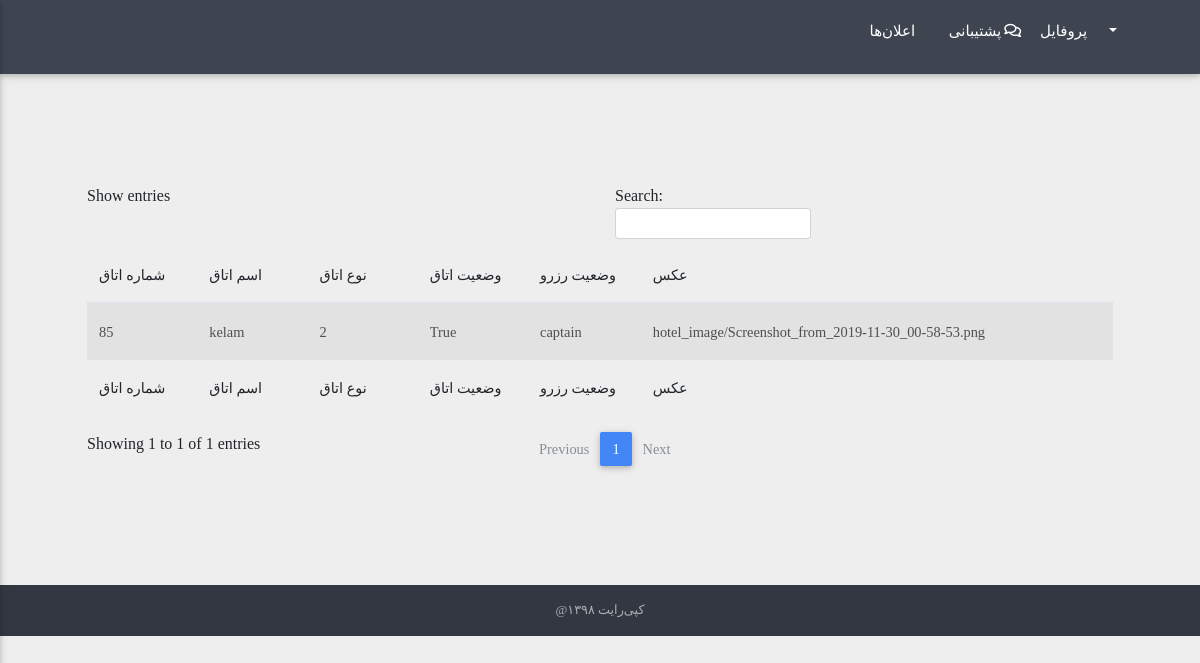
Before: /dashboard/rooms/ with the older database file.
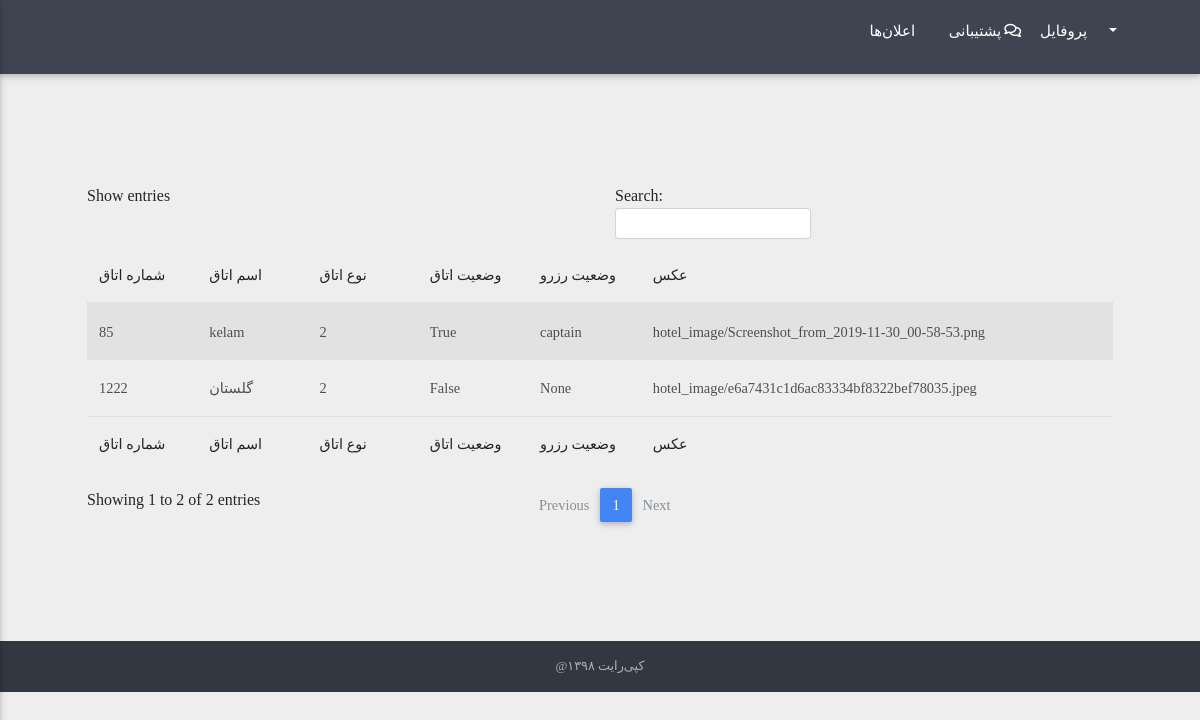
After: the same page with the newer database file.
### Room/models.py (models this page shows, shortened)
class Room(models.Model):
    room_choice = [('1','یک تخته'),('2',"دو تخته"),("3","۳ تخته"),("4","۴ تخته")]
    no = models.CharField(max_length=5)
    name = models.CharField(max_length=255)
    room_type = models.CharField(choices=room_choice,max_length=1,default=None)
    vacant = models.BooleanField(default=False)
    reserved_for_specific_user = models.OneToOneField(Users,default=None,on_delete=models.CASCADE,null=True)
    images = models.ImageField(upload_to="hotel_image/",default=None)
    default_price = models.IntegerField(default=0)

class Users(models.Model):
    user = models.OneToOneField(User,on_delete=models.CASCADE)
    phone = models.CharField(max_length=10)
    cell_phone = models.CharField(max_length=10)
    SSN = models.CharField(max_length=10)
    Address = models.TextField()
    profile = models.ImageField(upload_to="imgs/",blank=True,null=True)
    room_alotted = models.BooleanField(default=False)
    Room = models.OneToOneField('Room',blank=True,on_delete=models.CASCADE,null=True)
    def __str__(self):
        return str(self.user)

### Room/views.py (the view)
# urls.py: url(r'^dashboard/rooms/$',views.rooms,name="Rooms"),
def rooms(request):
    queryrooms=Room.objects.all()
    return render(request,"rooms.html",{"allrooms": queryrooms})

### templates/rooms.html (shortened to what this page needs)
 {% extends 'admin_dashboard_base.html' %} {% load static %} {% block content %}
<main>
    <div class="container my-5 py-5">
        <section class="">
            <table id="dt-material-checkbox" class="table table-striped" cellspacing="0" width="100%">
                <thead>
                    <tr>
                        <th class="th-sm">شماره اتاق
                        </th>
                        <th class="th-sm">اسم اتاق
                        </th>
                        <th class="th-sm">نوع اتاق
                        </th>
                        <th class="th-sm">وضعیت اتاق
                        </th>
                        <th class="th-sm">وضعیت رزرو
                        </th>
                        <th class="th-sm">عکس
                        </th>
                    </tr>
                </thead>
                <tbody>
                    {% for v in allrooms %}
                    <tr>
                        <td>{{ v.no }}</td>
                        <td>{{ v.name }}</td>
                        <td>{{ v.room_type }}</td>
                        <td>{{ v.vacant }}</td>
                        <td>{{ v.reserved_for_specific_user }}</td>
                        <td>{{ v.images }}</td>
                    </tr>
                    {% endfor %}
                </tbody>
                <tfoot>
                    <tr>
                        <th class="th-sm">شماره اتاق
                        </th>
                        <th class="th-sm">اسم اتاق
                        </th>
                        <th class="th-sm">نوع اتاق
                        </th>
                        <th class="th-sm">وضعیت اتاق
                        </th>
                        <th class="th-sm">وضعیت رزرو
                        </th>
                        <th class="th-sm">عکس
                        </th>
                    </tr>
                </tfoot>
            </table>
        </section>
    </div>
</main>
{% endblock %}

Changed rows visible on the page:
added Room: no "1222", name "گلستان", room_type "2", vacant "False", reserved_for_specific_user "None", images "hotel_image/e6a7431c1d6ac83334bf8322bef78035.jpeg"
Other visible differences:
text written by a page script: "Show entries Search: Showing 1 to 1 of 1 entries Previous 1 Next" → "Show entries Search: Showing 1 to 2 of 2 entries Previous 1 Next"
